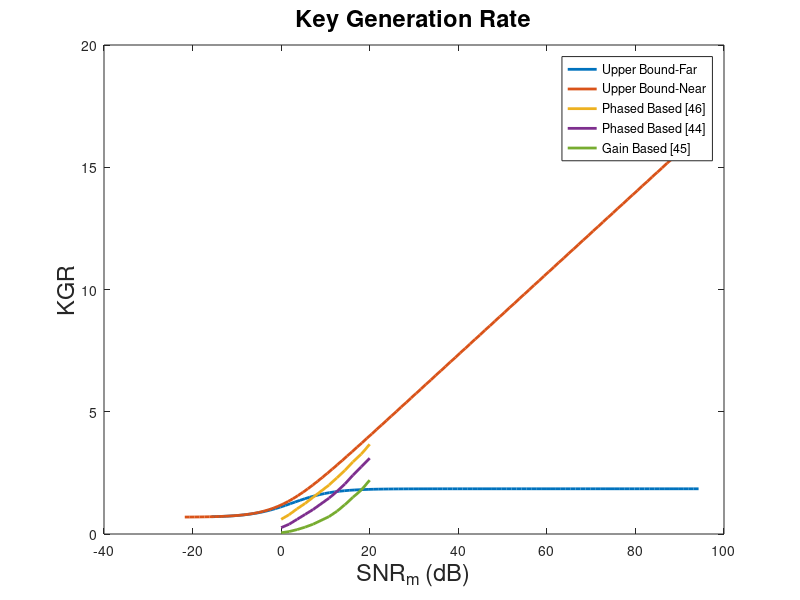

Source code (MATLAB): (Note: this script raises an error after producing the figure.)
% APPROVED FOR ARTICLE
clc
clear all
close all

%% Initialization
% Define total power range (logarithmically spaced) and noise variance
p_total = logspace(-1, 10, 100); % Total power in logarithmic scale
varn = 3; % Noise variance

Euler_constant = 0.5772;  %Euler constant
e = 2.71828; % Euler number

% Power allocation for Near and Far users based on NOMA principle
PowerN = 0.2 .* p_total; % 20% of total power allocated to Near user
PowerF = 0.8 .* p_total; % 80% of total power allocated to Far user

%% Calculate SNR and Capacity for Our Results
% Signal-to-Noise Ratio (SNR) for Near and Far users
snr_F = 10 .* log10(PowerF ./ varn); % SNR for Far user
snr_N = 10 .* log10(PowerN ./ varn); % SNR for Near user
snr = 10 .* log10(p_total ./ varn);  % Overall SNR

% Phase-based capacity calculations
% Capacity formula for proposed phase-based systems in paper
phase_capacity_F = (0.5) .* log2((PowerF ./ (varn + PowerN)) + 1) - ((1+Euler_constant)/2)*log2(e) + 0.5*log2(pi)+1; % Far user
phase_capacity_N = (0.5) .* log2((PowerN ./ varn) + 1) - ((1+Euler_constant)/2)*log2(e) + 0.5*log2(pi)+1;            % Near user
sum_capacity = phase_capacity_F + phase_capacity_N; % Total capacity

% Plot the results for our proposed method
plot(snr_F, phase_capacity_F, 'linewidth', 2); % Capacity for Far user
hold on;
plot(snr_N, phase_capacity_N, 'linewidth', 2); % Capacity for Near user
save("SNR_db", "snr"); % Save the calculated SNR for future use

%% Plot Results from Other Papers
% Data extracted from other papers for comparison
artBP_p = [0.6 0.79 1.03 1.25 1.5 2 2.3 2.6 2.95 3.27 3.67]; % Phase-based (Ref. [46])
artBP_ph = [0.26 0.4 0.6 0.8 1.0 1.465 1.74 2.05 2.4 2.75 3.1]; % Phase-based (Ref. [44])
artBP_g = [0.05 0.1 0.18 0.28 0.4 0.71 0.93 1.2 1.5 1.8 2.2];   % Gain-based (Ref. [45])

artBP_SNR = [0 1.8 3.6 5.4 7.2 10.8 12.6 14.4 16.2 18.1 20]; % Corresponding SNR values

% Plot the results from other papers
plot(artBP_SNR, artBP_p, 'linewidth', 2);  % Phase-based (Ref. [46])
plot(artBP_SNR, artBP_ph, 'linewidth', 2); % Phase-based from Ref. [44]
plot(artBP_SNR, artBP_g, 'linewidth', 2);  % Gain-based from Ref. [45]

%% Final Plot Customization
% Set plot title, axis labels, legend, and grid
title('Key Generation Rate', 'FontSize', 17);
xlabel('SNR_m (dB)', 'FontSize', 17); % X-axis: SNR in dB
ylabel('KGR', 'FontSize', 17);        % Y-axis: Key Generation Rate (KGR)

% Add legend
h = legend('Upper Bound-Far', 'Upper Bound-Near', 'Phased Based [46]', ...
           'Phased Based [44]', 'Gain Based [45]');
h.FontSize = 15; % Set legend font size

% Set grid and axis limits
grid on;
xlim([0, 20]); % Limit X-axis to SNR range [0, 20]